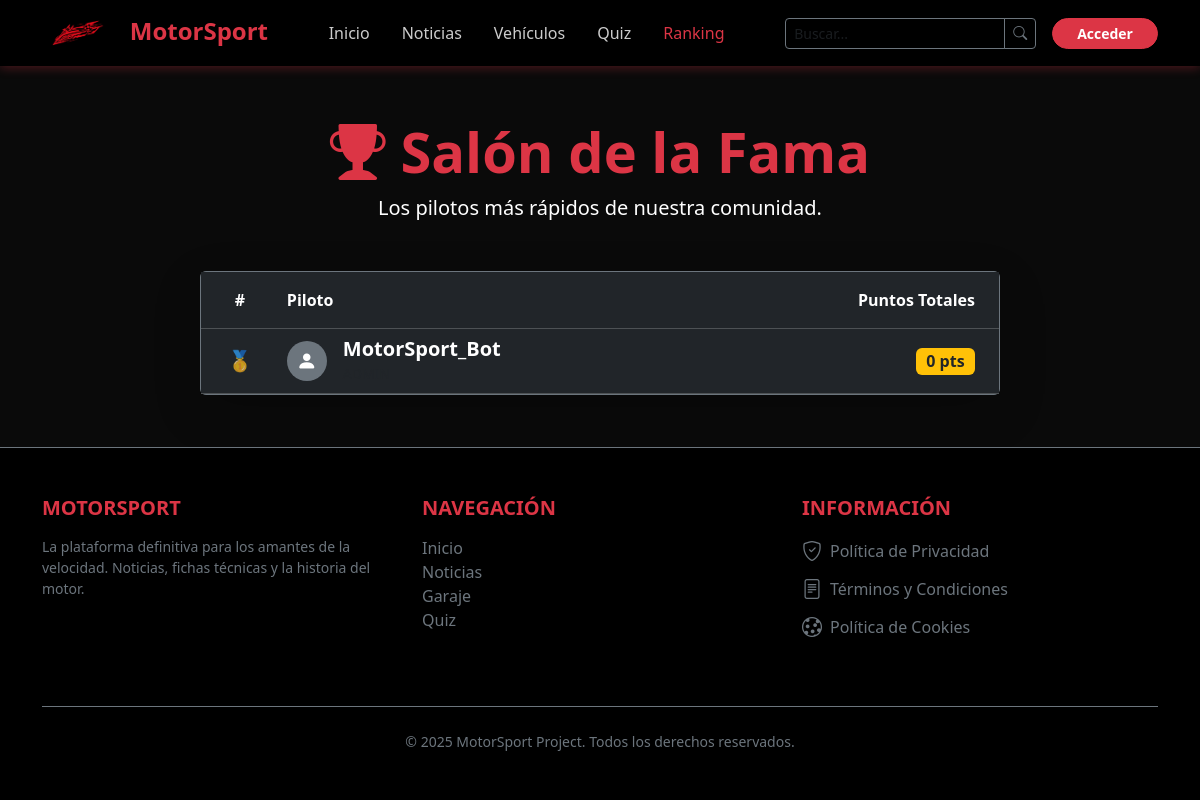
The app's page /ranking, older data.
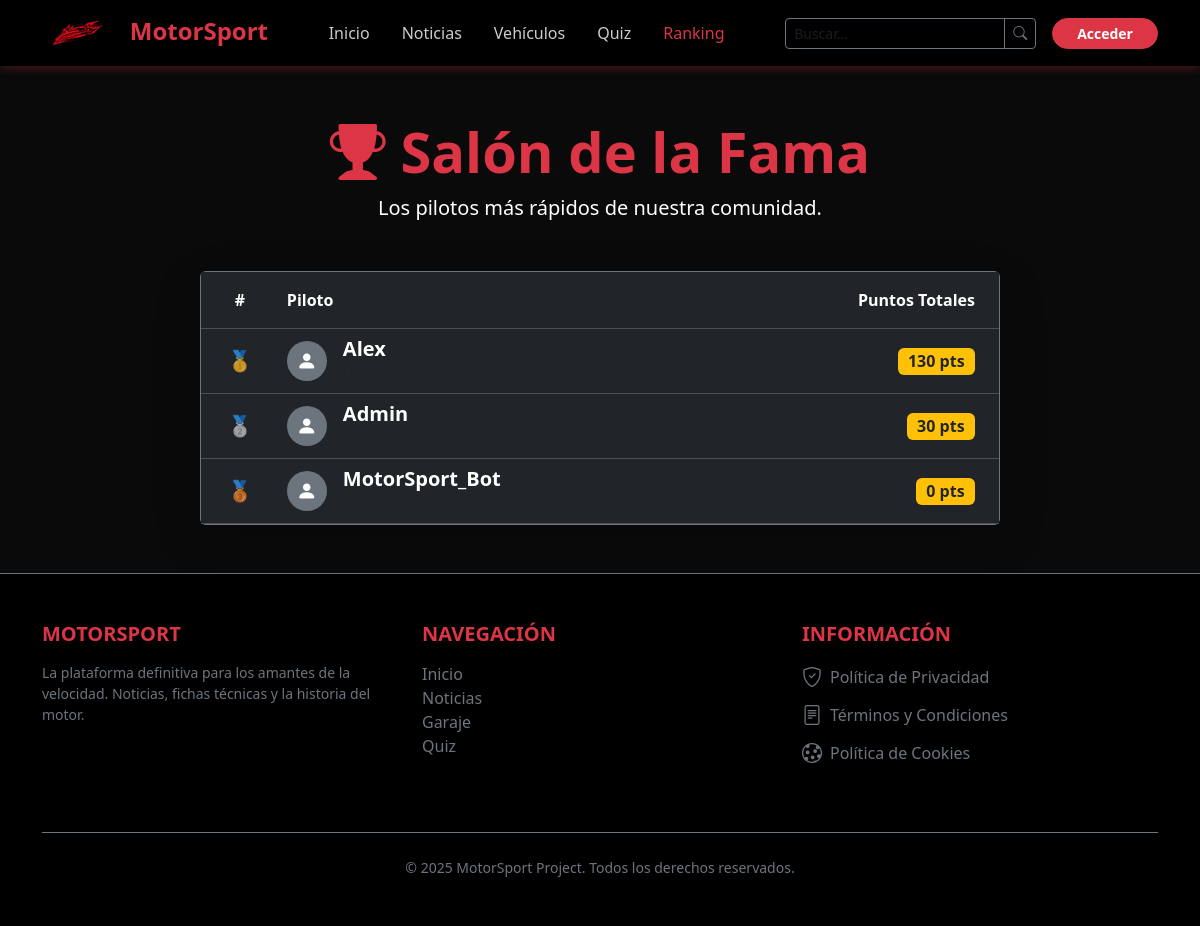
The same page, newer data.
### models.py (models this page shows, shortened)
class User(UserMixin, db.Model):
    __tablename__ = "users"
    id = db.Column(db.Integer, primary_key=True)
    username = db.Column(db.String(50), unique=True, nullable=False)
    email = db.Column(db.String(120), unique=True, nullable=False)
    password_hash = db.Column(db.String(255), nullable=False)
    role = db.Column(db.Enum("user", "editor", "admin"), default="user")
    settings = db.Column(db.JSON, nullable=True)
    score = db.Column(db.Integer, default=0)
    comments = db.relationship(
        "Comment", backref="author_rel", lazy=True, cascade="all, delete-orphan"
    )

### app.py (the view)
@app.route("/ranking")
def ranking():
    top_users = User.query.order_by(User.score.desc()).limit(10).all()
    return render_template("ranking.html", users=top_users)

### templates/ranking.html (shortened to what this page needs)
{% extends "base.html" %}
{% block content %}
<div class="container py-5">
    <div class="text-center mb-5">
        <h1 class="display-4 fw-bold text-danger"><i class="bi bi-trophy-fill"></i> Salón de la Fama</h1>
        <p class="lead text-white">Los pilotos más rápidos de nuestra comunidad.</p>
    </div>
    <div class="card bg-dark border-secondary mx-auto shadow-lg" style="max-width: 800px;">
        <div class="card-body p-0">
            <table class="table table-dark table-hover mb-0 align-middle">
                <thead class="bg-danger text-white">
                    <tr>
                        <th scope="col" class="text-center py-3">#</th>
                        <th scope="col" class="py-3">Piloto</th>
                        <th scope="col" class="text-end py-3 pe-4">Puntos Totales</th>
                    </tr>
                </thead>
                <tbody>
                    {% for user in users %}
                    <tr
                        class="{% if current_user.is_authenticated and user.id == current_user.id %}table-active border-start border-4 border-warning{% endif %}">
                        <td class="text-center fw-bold text-muted fs-5">
                            {% if loop.index == 1 %}🥇{% elif loop.index == 2 %}🥈{% elif loop.index == 3 %}🥉{% else
                            %}{{ loop.index }}{% endif %}
                        </td>
                        <td>
                            <div class="d-flex align-items-center">
                                <div class="bg-secondary rounded-circle d-flex align-items-center justify-content-center me-3"
                                    style="width: 40px; height: 40px;">
                                    <i class="bi bi-person-fill text-white fs-5"></i>
                                </div>
                                <div>
                                    <h5 class="mb-0 fw-bold">{{ user.username }}</h5>
                                    <small class="text-muted">{{ user.role|upper }}</small>
                                </div>
                            </div>
                        </td>
                        <td class="text-end pe-4">
                            <span class="badge bg-warning text-dark fs-6">{{ user.score }} pts</span>
                        </td>
                    </tr>
                    {% else %}
                    <tr>
                        <td colspan="3" class="text-center py-4 text-muted">Aún no hay pilotos clasificados.</td>
                    </tr>
                    {% endfor %}
                </tbody>
            </table>
        </div>
    </div>
</div>
{% endblock %}

### templates/base.html (shortened to what this page needs)
<!DOCTYPE html>
<html lang="es">
<head>
    <link href="https://cdn.jsdelivr.net/npm/bootstrap@5.3.2/dist/css/bootstrap.min.css" rel="stylesheet">
    <link rel="stylesheet" href="https://cdn.jsdelivr.net/npm/bootstrap-icons@1.11.1/font/bootstrap-icons.css">
</head>
<body>
    <nav class="navbar navbar-expand-lg navbar-dark fixed-top">
        <div class="container">
            <a class="navbar-brand" href="{{ url_for('home') }}">
                <img src="{{ url_for('static', filename='images/logo.png') }}" alt="MotorSport"
                    style="height:40px; margin-right:10px;">
                <span>MotorSport</span>
            </a>
            <div class="collapse navbar-collapse" id="navbarNav">
                <ul class="navbar-nav mx-auto align-items-center">
                    <li class="nav-item">
                        <a class="nav-link {% if request.endpoint == 'home' %}active{% endif %}"
                            href="{{ url_for('home') }}">Inicio</a>
                    </li>
                    <li class="nav-item">
                        <a class="nav-link {% if request.endpoint == 'noticias' %}active{% endif %}"
                            href="{{ url_for('noticias') }}">Noticias</a>
                    </li>
                    <li class="nav-item">
                        <a class="nav-link {% if request.endpoint == 'vehiculos' %}active{% endif %}"
                            href="{{ url_for('vehiculos') }}">Vehículos</a>
                    </li>
                    <li class="nav-item">
                        <a class="nav-link {% if request.endpoint == 'quiz' %}active{% endif %}"
                            href="{{ url_for('quiz') }}">Quiz</a>
                    </li>
                    <li class="nav-item">
                        <a class="nav-link {% if request.endpoint == 'ranking' %}active{% endif %}"
                            href="{{ url_for('ranking') }}">Ranking</a>
                    </li>
                </ul>
                <form class="d-flex mx-3" action="{{ url_for('buscar') }}" method="GET">
                    <div class="input-group">
                        <input class="form-control form-control-sm bg-black text-white border-secondary" type="search"
                            name="q" placeholder="Buscar..." aria-label="Search">
                        <button class="btn btn-sm btn-outline-secondary" type="submit">
                            <i class="bi bi-search"></i>
                        </button>
                    </div>
                </form>
                <ul class="navbar-nav align-items-center">
                    {% if current_user.is_authenticated %}
                    <li class="nav-item dropdown">
                        <a class="nav-link dropdown-toggle btn btn-outline-dark border-0 text-white" href="#"
                            role="button" data-bs-toggle="dropdown">
                            <i class="bi bi-person-circle text-danger"></i>
                            <span class="fw-bold ms-1">{{ current_user.username }}</span>
                        </a>
                        <ul class="dropdown-menu dropdown-menu-dark dropdown-menu-end">
                            <li><a class="dropdown-item" href="{{ url_for('perfil') }}">Mi Perfil</a></li>
                            {% if current_user.role == 'admin' %}
                            <li><a class="dropdown-item text-warning" href="{{ url_for('admin_panel') }}">🛠️ Admin
                                    Panel</a></li>
                            {% endif %}
                            <li>
                                <hr class="dropdown-divider bg-secondary">
                            </li>
                            <li><a class="dropdown-item text-danger" href="{{ url_for('logout') }}">Cerrar Sesión</a>
                            </li>
                        </ul>
                    </li>
                    {% else %}
                    <li class="nav-item">
                        <a class="btn btn-danger btn-sm px-4 rounded-pill fw-bold" href="{{ url_for('login') }}">
                            Acceder
                        </a>
                    </li>
                    {% endif %}
                </ul>
            </div>
        </div>
    </nav>
    <div style="padding-top: 70px; flex: 1;">
        {% block content %}{% endblock %}
    </div>
    <footer class="bg-black text-white border-top border-secondary mt-auto py-5">
        <div class="container">
            <div class="row gy-4">
                <div class="col-lg-4 col-md-6">
                    <h5 class="text-danger fw-bold text-uppercase mb-3">MotorSport</h5>
                    <p class="small text-secondary">
                        La plataforma definitiva para los amantes de la velocidad.
                        Noticias, fichas técnicas y la historia del motor.
                    </p>
                </div>
                <div class="col-lg-4 col-md-6">
                    <h5 class="text-danger fw-bold text-uppercase mb-3">Navegación</h5>
                    <ul class="list-unstyled text-secondary">
                        <li><a href="{{ url_for('home') }}"
                                class="text-decoration-none text-secondary hover-white">Inicio</a></li>
                        <li><a href="{{ url_for('noticias') }}"
                                class="text-decoration-none text-secondary hover-white">Noticias</a></li>
                        <li><a href="{{ url_for('vehiculos') }}"
                                class="text-decoration-none text-secondary hover-white">Garaje</a></li>
                        <li><a href="{{ url_for('quiz') }}"
                                class="text-decoration-none text-secondary hover-white">Quiz</a></li>
                    </ul>
                </div>
                <div class="col-lg-4 col-md-12">
                    <h5 class="text-danger fw-bold text-uppercase mb-3">INFORMACIÓN</h5>
                    <ul class="list-unstyled">
                        <li class="mb-2">
                            <a href="{{ url_for('privacidad') }}"
                                class="text-decoration-none text-secondary d-flex align-items-center gap-2 hover-white">
                                <i class="bi bi-shield-check fs-5"></i> Política de Privacidad
                            </a>
                        </li>
                        <li class="mb-2">
                            <a href="{{ url_for('terminos') }}"
                                class="text-decoration-none text-secondary d-flex align-items-center gap-2 hover-white">
                                <i class="bi bi-file-text fs-5"></i> Términos y Condiciones
                            </a>
                        </li>
                        <li class="mb-2">
                            <a href="{{ url_for('cookies') }}"
                                class="text-decoration-none text-secondary d-flex align-items-center gap-2 hover-white">
                                <i class="bi bi-cookie fs-5"></i> Política de Cookies
                            </a>
                        </li>
                    </ul>
                </div>
            </div>
            <div class="text-center text-secondary small mt-5 border-top border-secondary pt-4">
                &copy; 2025 MotorSport Project. Todos los derechos reservados.
            </div>
        </div>
    </footer>
</body>
</html>

### templates/base.html (style rules this page uses)
:root { --primary-color: #dc3545; --secondary-color: #212529; --accent-color: #ffc107; }
body { font-family: 'Segoe UI', Tahoma, Geneva, Verdana, sans-serif; background-color: #0a0a0a; color: #ffffff; min-height: 100vh; display: flex; flex-direction: column; }
.navbar { background-color: rgba(0, 0, 0, 0.95) !important; backdrop-filter: blur(10px); box-shadow: 0 2px 10px rgba(220, 53, 69, 0.3); }
.navbar-brand { font-weight: bold; font-size: 1.5rem; color: var(--primary-color) !important; }
.nav-link { color: rgba(255, 255, 255, 0.8) !important; transition: color 0.3s; padding-left: 1rem !important; padding-right: 1rem !important; }
.nav-link:hover, .nav-link.active { color: var(--primary-color) !important; }
footer { background-color: #050505; border-top: 1px solid #333; margin-top: auto; padding-top: 60px; }

Row changes from the older to the newer data that the page shows:
added User: username "Alex", score "130"
added User: username "Admin", score "30"
changed User "MotorSport_Bot": text "🥇" → "🥉"
